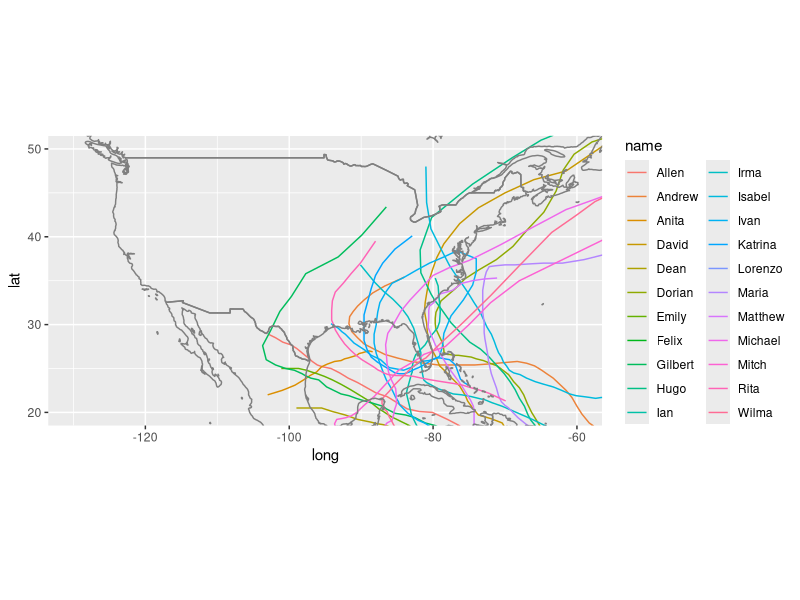
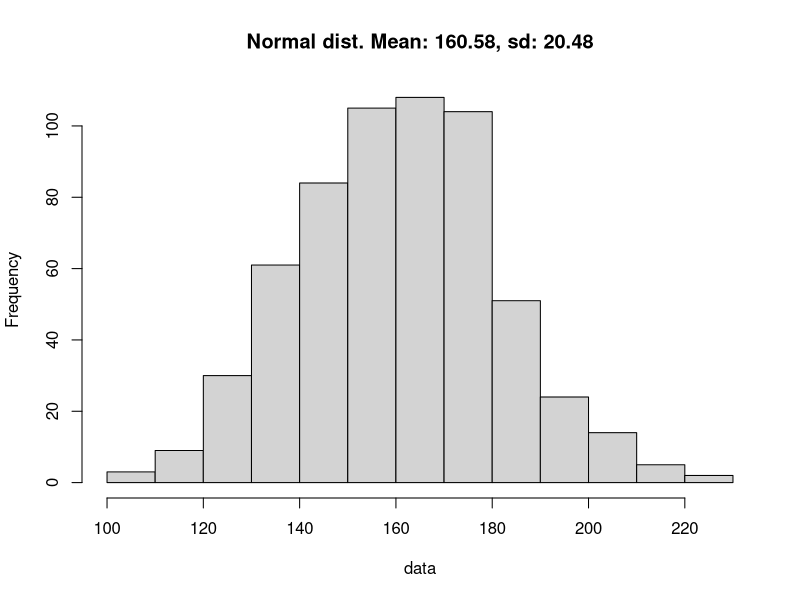
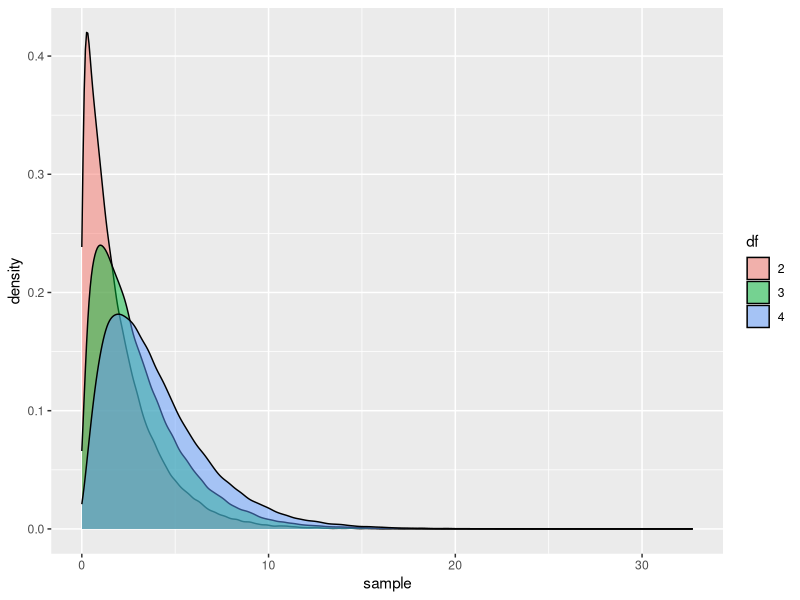

Write R code to recreate these figures, in order.
## ---- chunk 1
knitr::opts_chunk$set(echo = TRUE)
library(tidyverse)
## ---- chunk 2
storms %>%
  group_by(name,year) %>%
  filter(max(category,na.rm=T)==5) %>%
  ggplot(aes(long,lat,color=name)) +
  geom_path() +
  borders("world") +
  coord_quickmap(xlim=c(-130,-60),
                 ylim=c(20,50))
## ---- chunk 3
mean = 160
sd = 20
data <- rnorm(600,mean,sd)

hist(data,
     main=paste0('Normal dist. Mean: ',
                 as.character(round(mean(data),2)),
                 ', sd: ',
                 as.character(round(sd(data),2))))
## ---- chunk 4
n = 1e5
x <- rchisq(n,3)
x_bar = mean(x)

var_x <- sum(((x-x_bar)**2)/(n-1))

tibble(x=data) |>
  mutate(mean=mean(x),
            variance=var_x,
            `standard deviation` = sd(x))
## ---- chunk 5
chi_sq_samples <-
  tibble(x=c(rchisq(n,1) + rchisq(n,1),
             rchisq(n,3),
             rchisq(n,4)),
         df=rep(c(as.character(2:4)),each=n))

chi_sq_samples |>
  ggplot(aes(x,fill=df)) +
  geom_density(alpha=.5) +
  labs(fill='df',x='sample')
